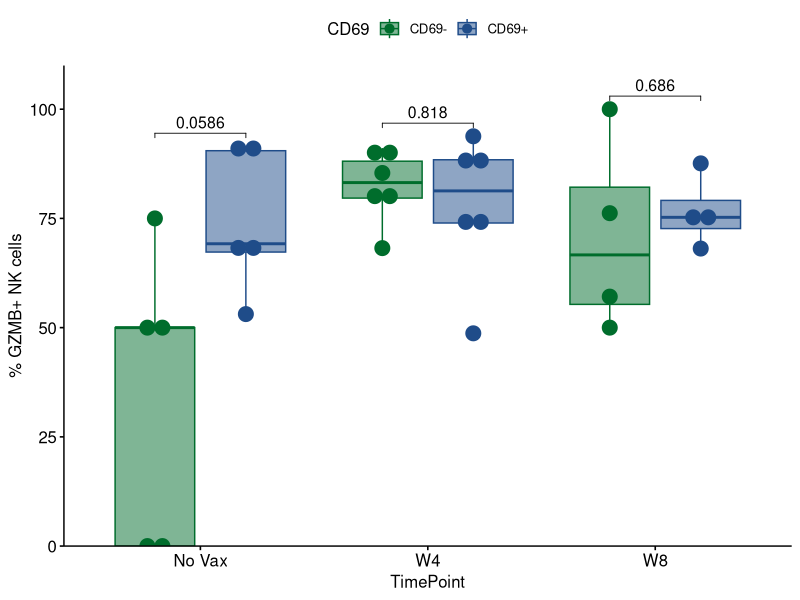
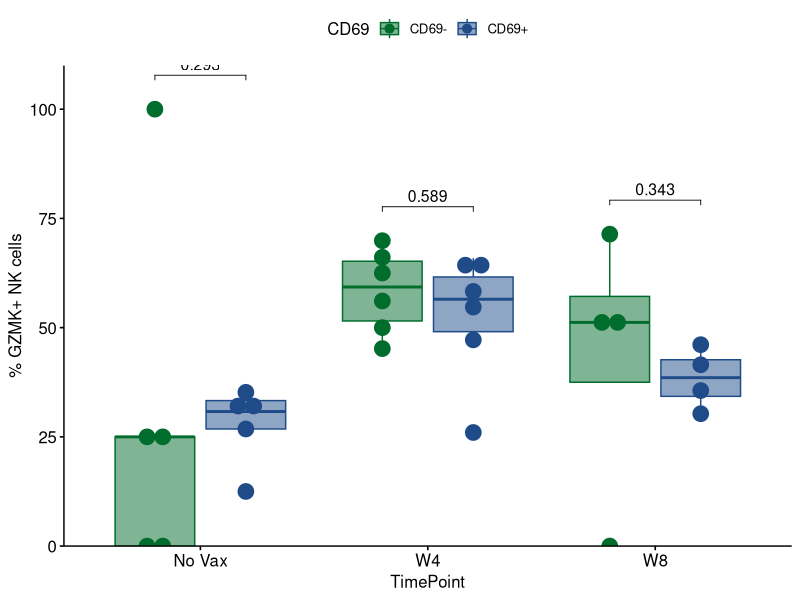
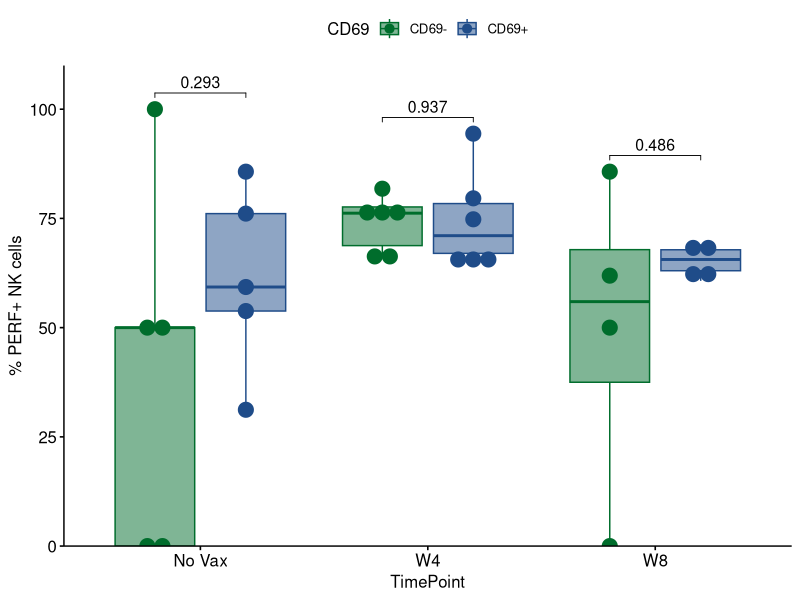

These charts were generated, in order, by the following R code:

# Load the necessary libraries
library(tidyverse)
library(dplyr)
library(ggplot2)
library(cowplot)
library(viridis)
library(ggpubr)
library(rstatix)  
library(ggpubr)  # For easy data-visualization

# Read in the CSVs
Fig2JKL <- read.csv("text/Fig2JKL.csv")
Fig2JKL.unstim <- Fig2JKL %>% filter(STIM == "Unstim") %>% arrange(TimePoint)

#### UNSTIM ONLY
a <- ggboxplot(Fig2JKL.unstim, x = "TimePoint", y = "GZMB",
               fill = "CD69", color = "CD69", palette = c("#006D2C", "#1F4C89"), alpha = 0.5, ylim = c(0, 100)) +
  geom_dotplot(
    aes(fill = CD69, color = CD69),
    binaxis='y', stackdir='center', dotsize = 1,
    position = position_dodge(0.8)) + ylab("% GZMB+ NK cells")
a_test <- Fig2JKL.unstim %>% group_by(TimePoint) %>% wilcox_test(GZMB ~ CD69)  %>%
  adjust_pvalue() %>%  add_significance("p.adj") %>% add_xy_position(x = "TimePoint")
ap <- a + stat_pvalue_manual(a_test, label = "p", , tip.length = 0.01, size = 4) +
  scale_y_continuous(expand = expansion(mult = c(0, 0.1)))
ap

b <- ggboxplot(Fig2JKL.unstim, x = "TimePoint", y = "GZMK",
               fill = "CD69", color = "CD69", palette = c("#006D2C", "#1F4C89"), alpha = 0.5, ylim = c(0, 100)) +
  geom_dotplot(
    aes(fill = CD69, color = CD69),
    binaxis='y', stackdir='center', dotsize = 1,
    position = position_dodge(0.8)) + ylab("% GZMK+ NK cells")
b_test <- Fig2JKL.unstim %>% group_by(TimePoint) %>% wilcox_test(GZMK ~ CD69)  %>%
  adjust_pvalue() %>%  add_significance("p.adj") %>% add_xy_position(x = "TimePoint")
bp <- b + stat_pvalue_manual(b_test, label = "p", , tip.length = 0.01, size = 4) +
  scale_y_continuous(expand = expansion(mult = c(0, 0.1)))
bp

c <- ggboxplot(Fig2JKL.unstim, x = "TimePoint", y = "PERF",
               fill = "CD69", color = "CD69", palette = c("#006D2C", "#1F4C89"), alpha = 0.5, ylim = c(0, 100)) +
  geom_dotplot(
    aes(fill = CD69, color = CD69),
    binaxis='y', stackdir='center', dotsize = 1,
    position = position_dodge(0.8)) + ylab("% PERF+ NK cells")
c_test <- Fig2JKL.unstim %>% group_by(TimePoint) %>% wilcox_test(PERF ~ CD69)  %>%
  adjust_pvalue() %>%  add_significance("p.adj") %>% add_xy_position(x = "TimePoint")
cp <- c + stat_pvalue_manual(c_test, label = "p", , tip.length = 0.01, size = 4) +
  scale_y_continuous(expand = expansion(mult = c(0, 0.1)))
cp
